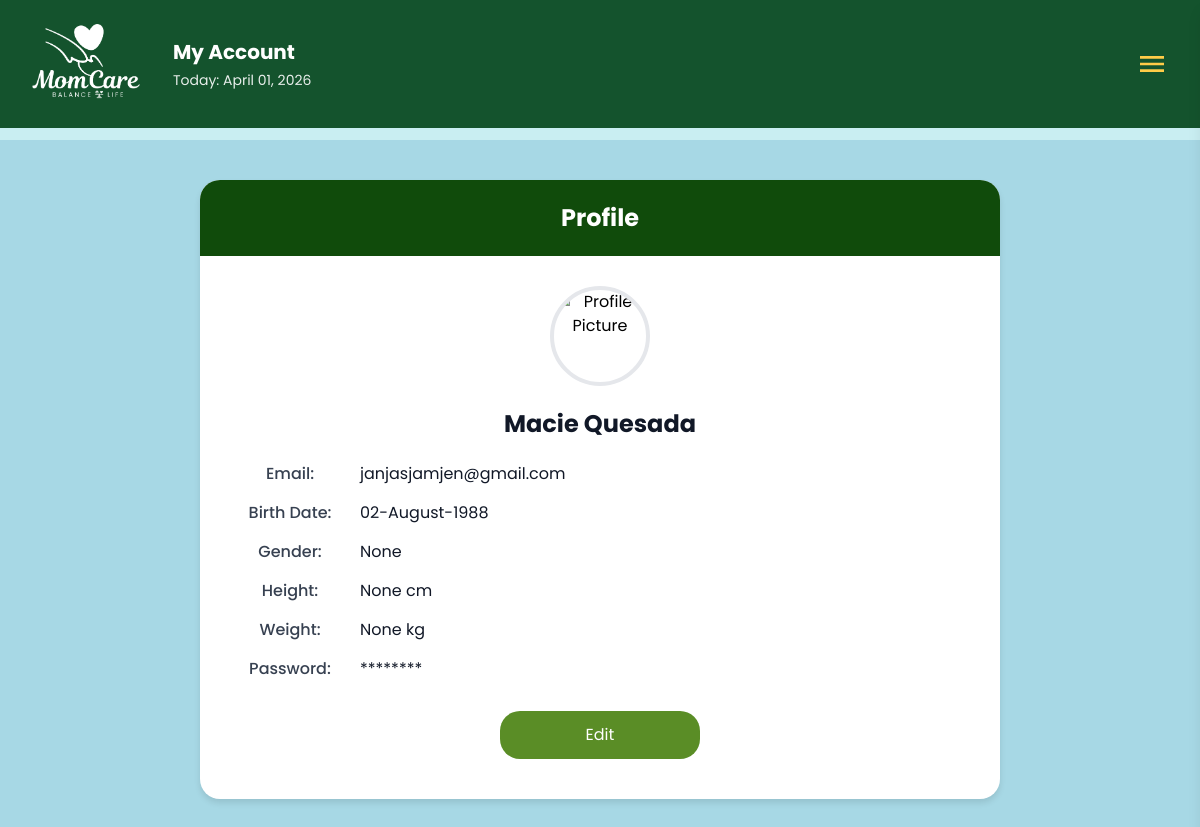
The page /profile/2 (signed in) on the database as committed earlier.
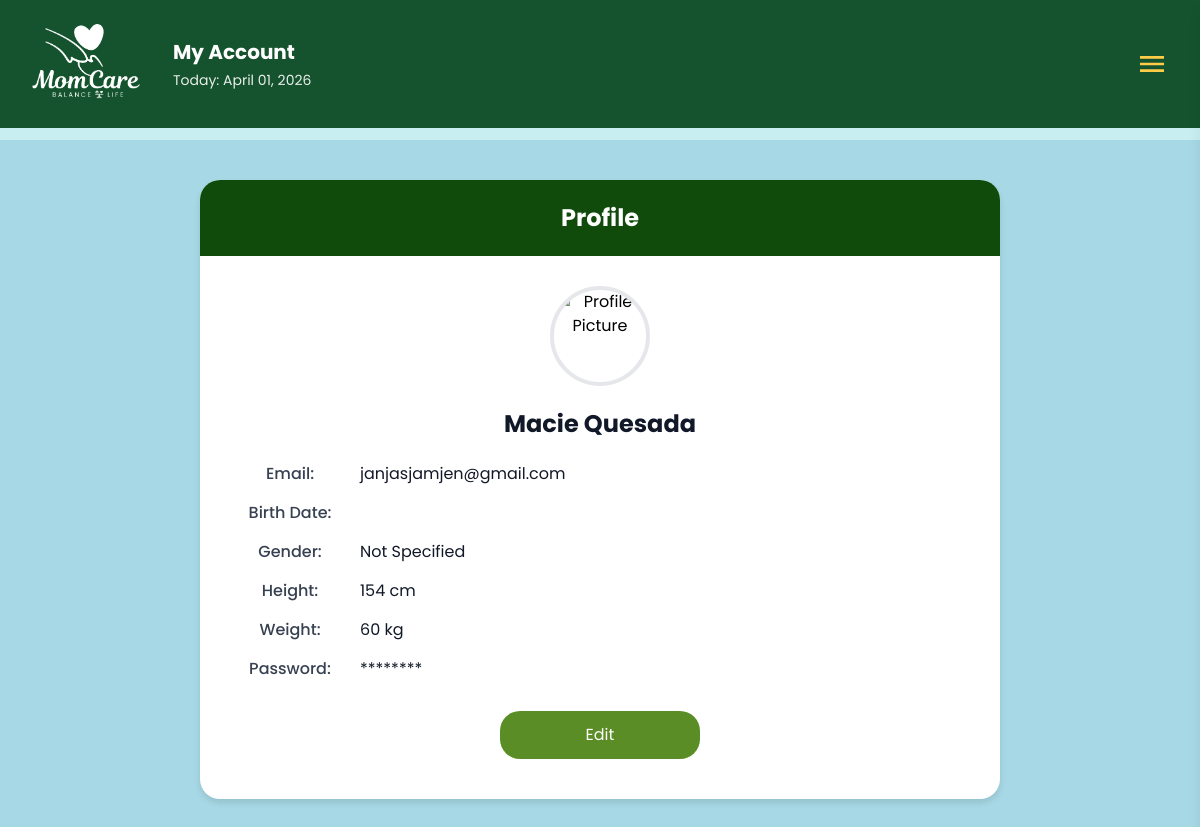
The same page on the database as committed later.
### tables this page shows
CREATE TABLE users (
            id INTEGER PRIMARY KEY AUTOINCREMENT,
            first TEXT NOT NULL,
            last TEXT NOT NULL,
            email TEXT NOT NULL UNIQUE,
            birthdate TEXT,
            password_hash TEXT NOT NULL,
            security_question TEXT,
            security_answer TEXT,
            gender TEXT,
            height TEXT,
            weight TEXT,
            profile_picture TEXT
        );

### app.py (the view)
@app.route('/profile/<int:user_id>')
def profile(user_id):
    user_email = session.get('user_email')
    if not user_email:
        flash('Please sign in to view your profile.')
        return redirect(url_for('index'))
    conn = get_db()
    cur = conn.cursor()
    cur.execute('SELECT * FROM users WHERE id = ?', (user_id,))
    user_row = cur.fetchone()
    conn.close()
    if not user_row:
        flash('User not found.')
        return redirect(url_for('dashboard'))
    if user_row['email'] != user_email:
        flash('Unauthorized access.')
        return redirect(url_for('dashboard'))
    user = dict(user_row)
    user['password_display'] = '********'
    user['first_name'] = user['first']
    user['last_name'] = user['last']
    user['birthdate_display'] = user['birthdate']
    user['gender'] = user.get('gender', 'Not Specified')
    user['height_display'] = user.get('height', '0')
    user['weight_display'] = user.get('weight', '0')
    first = session.get('user_first')
    today = datetime.now().strftime('%B %d, %Y')
    profile_picture = user_row['profile_picture'] if user_row and 'profile_picture' in user_row else None
    if profile_picture:
        user['profile_pic_url'] = url_for('static', filename=profile_picture)
    else:
        images_dir = Path(__file__).parent / 'static' / 'images'
        profile_filename = f"user_{user_id}_profile.jpg"
        if (images_dir / profile_filename).exists():
            user['profile_pic_url'] = url_for('static', filename=f'images/{profile_filename}')
        else:
            user['profile_pic_url'] = None
    return render_template('profile.html', user=user, first=first, today=today)

### app.py (called while the page is built)
def get_db() -> Connection:
    conn = sqlite3.connect(DB_PATH, timeout=30)
    conn.row_factory = sqlite3.Row
    try:
        conn.execute('PRAGMA journal_mode=WAL;')
        conn.execute('PRAGMA synchronous=NORMAL;')
        conn.execute('PRAGMA foreign_keys=ON;')
    except Exception:
        pass
    return conn

### templates/profile.html (shortened to what this page needs)
<!DOCTYPE html>
<html lang="en">
<head>
    <script src="https://cdn.tailwindcss.com"></script>
    <link rel="stylesheet" href="https://cdnjs.cloudflare.com/ajax/libs/font-awesome/6.0.0-beta3/css/all.min.css">
</head>
<body class="bg-[#a7d8e5] font-['Poppins']">
    {% include 'navbar.html' %}
    <main class="max-w-[1300px] mx-auto p-6 md:p-10">
        <div class="profile-container mx-auto">
            <div class="profile-header">Profile</div>
            <div class="profile-content">
                <div class="profile-photo">
                    <img src="{% if user.profile_pic_url %}{{ user.profile_pic_url }}{% else %}{{ url_for('static', filename='images/default-avatar.png') }}{% endif %}"
                        alt="Profile Picture">
                </div>
                <div class="name">{{ user.first_name }} {{ user.last_name }}</div>
                <div class="detail-row">
                    <label>Email:</label>
                    <div class="value">{{ user.email }}</div>
                </div>
                <div class="detail-row">
                    <label>Birth Date:</label>
                    <div class="value">{{ user.birthdate_display }}</div>
                </div>
                <div class="detail-row">
                    <label>Gender:</label>
                    <div class="value">{{ user.gender }}</div>
                </div>
                <div class="detail-row">
                    <label>Height:</label>
                    <div class="value">{{ user.height_display }} cm</div>
                </div>
                <div class="detail-row">
                    <label>Weight:</label>
                    <div class="value">{{ user.weight_display }} kg</div>
                </div>
                <div class="detail-row">
                    <label>Password:</label>
                    <div class="value">{{ user.password_display }}</div>
                </div>
                <a href="{{ url_for('edit_profile', user_id=user['id']) }}" class="no-underline">
                    <button type="button" class="edit-btn">Edit</button>
                </a>
            </div>
        </div>
    </main>
</body>
</html>

Rows that differ between the two databases and show on the page:
changed users "Macie": gender (not shown) → "Not Specified"; height_display (not shown) → "154"; weight_display (not shown) → "60"; birthdate_display "02-August-1988" → (not shown)
Other text that changed with them:
{{ user.gender }}: "None" → (not shown)
{{ user.height_display }}: "None" → (not shown)
{{ user.weight_display }}: "None" → (not shown)
